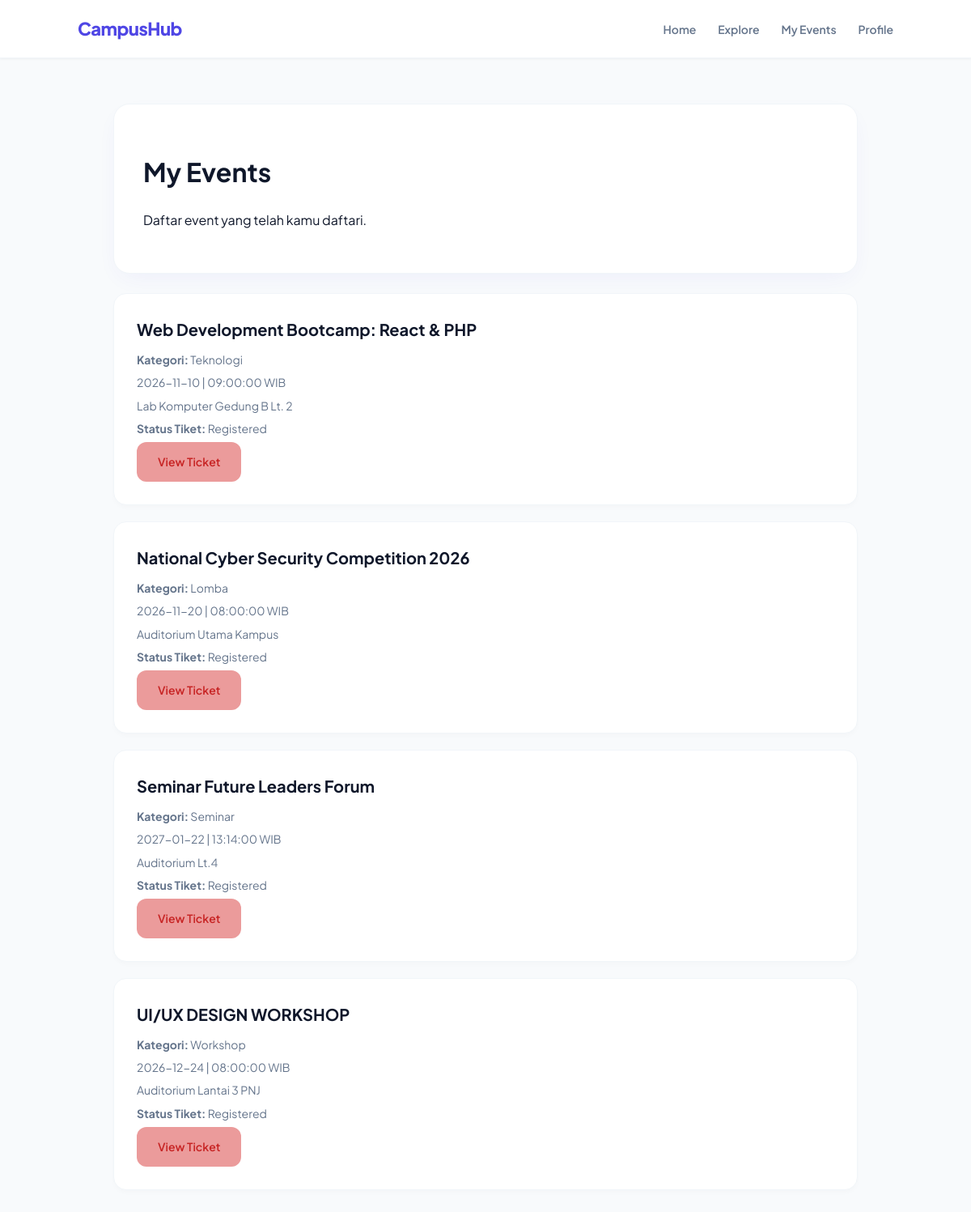
Screenshot of /halaman/myevents.php (signed in) with the database file from the repository.
### tables this page shows
CREATE TABLE `registration` (
  `registrationId` int NOT NULL,
  `userId` int NOT NULL,
  `eventId` int NOT NULL,
  `registrationDate` date NOT NULL,
  `status` varchar(30) DEFAULT NULL,
  `attendanceStatus` varchar(30) DEFAULT NULL,
  `ticketId` int DEFAULT NULL,
  `ticketCode` varchar(50) DEFAULT NULL,
  `issuedAt` datetime DEFAULT NULL
);

CREATE TABLE `event` (
  `eventId` int NOT NULL,
  `title` varchar(150) NOT NULL,
  `description` text,
  `organizer` varchar(100) DEFAULT NULL,
  `categoryId` int DEFAULT NULL,
  `eventDate` date NOT NULL,
  `startTime` time NOT NULL,
  `location` varchar(200) DEFAULT NULL,
  `capacity` int DEFAULT NULL
);

CREATE TABLE `category` (
  `categoryId` int NOT NULL,
  `categoryName` varchar(100) NOT NULL
);

### halaman/myevents.php (the view, shortened to what this page needs)
<?php
include "../koneksi/koneksi.php";
$user = $_SESSION['user'];
$userId = $user['userId'];
$query = mysqli_query($koneksi, "
    SELECT registration.*, event.title, event.eventDate, event.startTime, event.location, category.categoryName
    FROM registration
    JOIN event ON registration.eventId = event.eventId
    LEFT JOIN category ON event.categoryId = category.categoryId
    WHERE registration.userId = $userId
    ORDER BY registration.registrationId DESC
");
?>
<!DOCTYPE html>
<html lang="id">
<head>
    <link rel="stylesheet" href="../style/style.css">
</head>
<body>
    <div class="navbar">
        <div class="logo">CampusHub</div>
        <div>
            <a href="dashboard.php">Home</a>
            <a href="explore.php">Explore</a>
            <a href="myevents.php">My Events</a>
            <a href="profile.php">Profile</a>
        </div>
    </div>
    <div class="container">
        <div class="card">
            <h1>My Events</h1>
            <p>Daftar event yang telah kamu daftari.</p>
        </div>
        <?php if (mysqli_num_rows($query) > 0): ?>
            <?php while ($reg = mysqli_fetch_assoc($query)): ?>
                <div class="event">
                    <h3><?= htmlspecialchars($reg['title']) ?></h3>
                    <p><strong>Kategori:</strong> <?= htmlspecialchars($reg['categoryName'] ?? 'Umum') ?></p>
                    <p><?= htmlspecialchars($reg['eventDate']) ?> | <?= htmlspecialchars($reg['startTime']) ?> WIB</p>
                    <p><?= htmlspecialchars($reg['location']) ?></p>
                    <p><strong>Status Tiket:</strong> <?= htmlspecialchars($reg['status']) ?></p>
                    <a class="btn" href="tiket.php?id=<?= $reg['registrationId'] ?>">View Ticket</a>
                </div>
            <?php endwhile; ?>
        <?php endif; ?>
    </div>
</body>
</html>

### style/style.css (style rules this page uses)
* { box-sizing: border-box; }
body { margin: 0; font-family: 'Plus Jakarta Sans', sans-serif; background-color: #f8fafc; color: #0f172a; line-height: 1.6; }
.container { width: 90%; max-width: 920px; margin: auto; padding: 32px 0; }
.navbar { background: #ffffff; padding: 18px 8%; display: flex; justify-content: space-between; align-items: center; box-shadow: 0 1px 3px 0 rgba(0, 0, 0, 0.05); border-bottom: 1px solid #f1f5f9; }
.logo { font-size: 22px; font-weight: 800; color: #4f46e5; letter-spacing: -0.5px; }
.navbar a { text-decoration: none; margin-left: 24px; color: #64748b; font-weight: 600; font-size: 14px; transition: color 0.2s ease; }
.card, .login, .auth-card { background: #ffffff; padding: 36px; margin: 24px auto; border-radius: 20px; box-shadow: 0 10px 30px -10px rgba(79, 70, 229, 0.08); border: 1px solid #f1f5f9; }
button, .btn { display: inline-block; padding: 13px 26px; border: none; border-radius: 12px; background: #eb9b9b; color: #c72424; cursor: pointer; text-decoration: none; font-size: 14px; font-weight: 600; font-family: inherit; text-align: center; transition: all 0.2s ease; }
.event { background: #ffffff; padding: 28px; margin: 20px 0; border-radius: 16px; border: 1px solid #f1f5f9; box-shadow: 0 4px 6px -1px rgba(0, 0, 0, 0.02); transition: all 0.2s ease-in-out; }
.event h3 { margin-top: 0; margin-bottom: 10px; font-size: 20px; color: #0f172a; }
.event p { margin: 6px 0; color: #64748b; font-size: 14px; }

### rows the page displays
registration: eventId.title "Web Development Bootcamp: React & PHP", category.categoryName "Teknologi", eventId.eventDate "2026-11-10", eventId.startTime "09:00:00", eventId.location "Lab Komputer Gedung B Lt. 2", status "Registered"
registration: eventId.title "National Cyber Security Competition 2026", category.categoryName "Lomba", eventId.eventDate "2026-11-20", eventId.startTime "08:00:00", eventId.location "Auditorium Utama Kampus", status "Registered"
registration: eventId.title "Seminar Future Leaders Forum", category.categoryName "Seminar", eventId.eventDate "2027-01-22", eventId.startTime "13:14:00", eventId.location "Auditorium Lt.4", status "Registered"
registration: eventId.title "UI/UX DESIGN WORKSHOP", category.categoryName "Workshop", eventId.eventDate "2026-12-24", eventId.startTime "08:00:00", eventId.location "Auditorium Lantai 3 PNJ", status "Registered"
